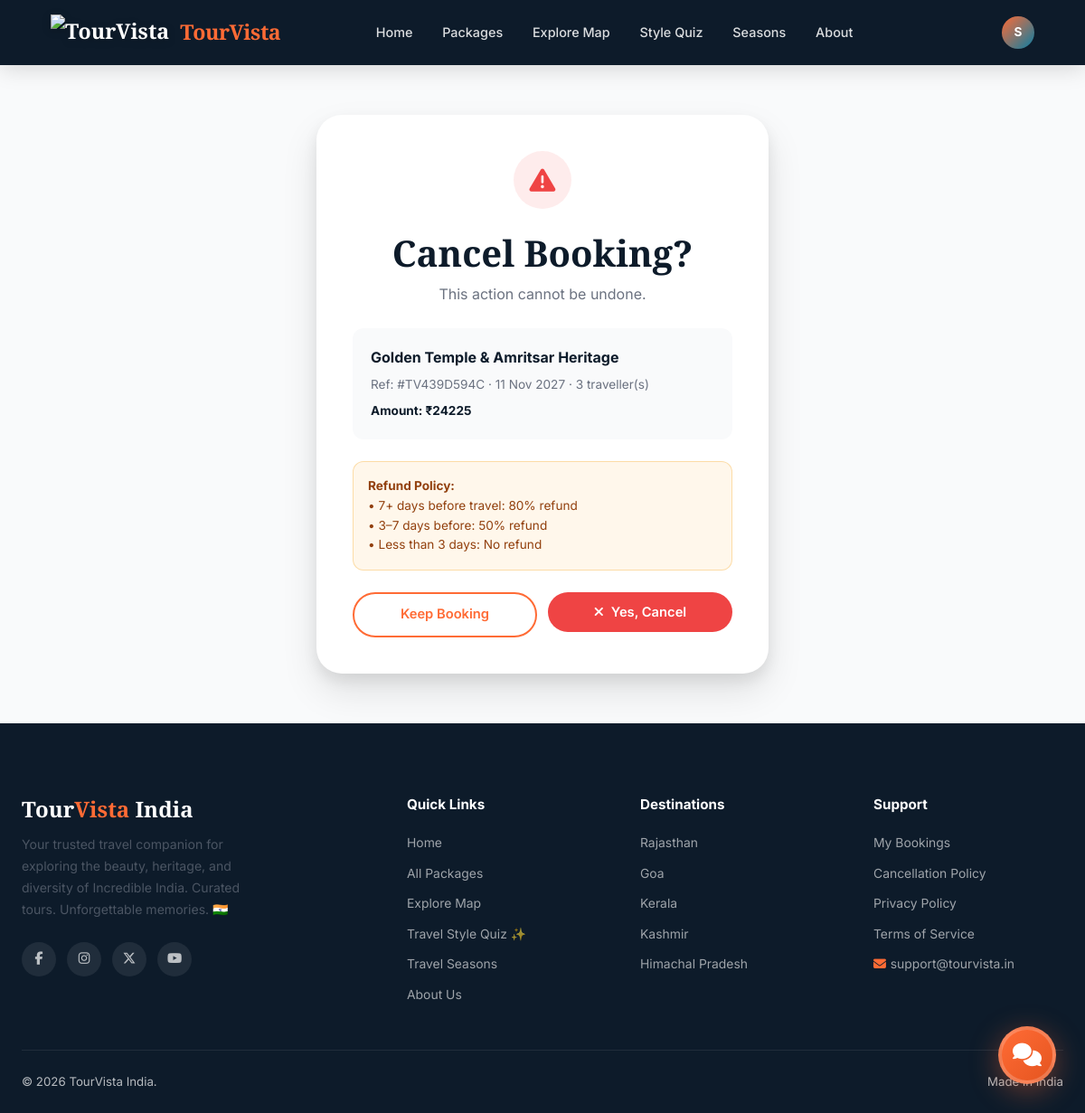
/bookings/cancel/TV439D594C/ (signed in), run on the app's committed database.
### bookings/models.py (models this page shows, shortened)
class Booking(models.Model):
    booking_ref = models.CharField(max_length=12, unique=True, blank=True)
    user = models.ForeignKey(User, on_delete=models.CASCADE, related_name='bookings')
    package = models.ForeignKey(TourPackage, on_delete=models.CASCADE, related_name='bookings')
    first_name = models.CharField(max_length=50)
    last_name = models.CharField(max_length=50)
    email = models.EmailField()
    phone = models.CharField(max_length=15)
    num_travellers = models.PositiveIntegerField(default=1)
    travel_date = models.DateField()
    special_requests = models.TextField(blank=True)
    price_per_person = models.DecimalField(max_digits=10, decimal_places=2)
    total_amount = models.DecimalField(max_digits=12, decimal_places=2)
    status = models.CharField(max_length=20, choices=BOOKING_STATUS, default='pending')
    created_at = models.DateTimeField(auto_now_add=True)
    updated_at = models.DateTimeField(auto_now=True)
    class Meta:
        ordering = ['-created_at']

### core/models.py (models this page shows, shortened)
class TourPackage(models.Model):
    title = models.CharField(max_length=255)
    slug = models.SlugField(unique=True, blank=True)
    destination = models.ForeignKey(Destination, on_delete=models.SET_NULL, null=True, blank=True)
    state = models.CharField(max_length=50, choices=INDIAN_STATES, default='rajasthan')
    description = models.TextField()
    highlights = models.TextField(blank=True, help_text="One highlight per line")
    itinerary = models.TextField(blank=True, help_text="Day-wise itinerary")
    inclusions = models.TextField(blank=True)
    exclusions = models.TextField(blank=True)
    duration_days = models.PositiveIntegerField(default=3)
    max_group_size = models.PositiveIntegerField(default=20)
    price_per_person = models.DecimalField(max_digits=10, decimal_places=2)
    discount_percent = models.PositiveIntegerField(default=0)
    difficulty = models.CharField(max_length=20, choices=DIFFICULTY_LEVELS, default='easy')
    best_season = models.CharField(max_length=20, choices=SEASONS, default='all')
    transportation = models.CharField(max_length=30, choices=TRANSPORT_CHOICES, default='flight')
    accommodation = models.CharField(max_length=30, choices=ACCOMMODATION_CHOICES, default='hotel')
    hotel_name = models.CharField(max_length=255, blank=True, help_text="Specific hotel name, e.g. Taj Lake Palace")
    hotel_star_rating = models.PositiveIntegerField(
        null=True, blank=True,
        choices=[(i, f'{i} Star') for i in range(1, 6)],
        help_text="Hotel star rating 1–5"
    )
    transport_details = models.CharField(max_length=255, blank=True, help_text="e.g. Indigo Flight + Private Innova Crysta")
    main_image = models.ImageField(upload_to='packages/', null=True, blank=True)
    image_2 = models.ImageField(upload_to='packages/', null=True, blank=True)
    image_3 = models.ImageField(upload_to='packages/', null=True, blank=True)
    image_4 = models.ImageField(upload_to='packages/', null=True, blank=True)
    is_featured = models.BooleanField(default=False)
    is_active = models.BooleanField(default=True)
    created_at = models.DateTimeField(auto_now_add=True)
    updated_at = models.DateTimeField(auto_now=True)
    city_name = models.CharField(max_length=100, blank=True, help_text="City name for weather API (e.g. Jaipur)")
    class Meta:
        ordering = ['-is_featured', '-created_at']

### bookings/views.py (the view)
# urls.py: path('cancel/<str:booking_ref>/', views.cancel_booking, name='cancel'),
@login_required
def cancel_booking(request, booking_ref):
    booking = get_object_or_404(Booking, booking_ref=booking_ref, user=request.user)
    if booking.status in ['cancelled', 'completed']:
        messages.warning(request, 'This booking cannot be cancelled.')
        return redirect('accounts:dashboard')
    if request.method == 'POST':
        booking.status = 'cancelled'
        booking.save()
        messages.success(request, f'Booking #{booking.booking_ref} has been cancelled.')
        return redirect('accounts:dashboard')
    return render(request, 'bookings/cancel_confirm.html', {'booking': booking})

### templates/bookings/cancel_confirm.html (shortened to what this page needs)
{% extends 'base.html' %}
{% block content %}
<div style="min-height:100vh;display:flex;align-items:center;justify-content:center;background:var(--gray-50);padding-top:var(--navbar-height)">
  <div style="background:white;border-radius:var(--radius-xl);padding:2.5rem;max-width:500px;width:100%;margin:1rem;box-shadow:var(--shadow-lg)">
    <div style="width:64px;height:64px;background:rgba(239,68,68,.1);border-radius:50%;display:flex;align-items:center;justify-content:center;margin:0 auto 1.5rem;font-size:1.8rem;color:var(--danger)">
      <i class="fas fa-exclamation-triangle"></i>
    </div>
    <h2 style="text-align:center;color:var(--navy);margin-bottom:.5rem">Cancel Booking?</h2>
    <p style="text-align:center;color:var(--gray-500);margin-bottom:1.5rem">This action cannot be undone.</p>
    <div style="background:var(--gray-50);border-radius:var(--radius);padding:1.25rem;margin-bottom:1.5rem">
      <div style="font-weight:700;color:var(--navy);margin-bottom:.4rem">{{ booking.package.title }}</div>
      <div style="font-size:.85rem;color:var(--gray-500)">Ref: #{{ booking.booking_ref }} · {{ booking.travel_date|date:"d M Y" }} · {{ booking.num_travellers }} traveller(s)</div>
      <div style="font-size:.85rem;font-weight:700;color:var(--navy);margin-top:.5rem">Amount: ₹{{ booking.total_amount|floatformat:0 }}</div>
    </div>
    <div style="background:rgba(245,158,11,.08);border:1px solid rgba(245,158,11,.3);border-radius:var(--radius);padding:1rem;margin-bottom:1.5rem;font-size:.85rem;color:#92400E">
      <strong>Refund Policy:</strong><br>
      • 7+ days before travel: 80% refund<br>
      • 3–7 days before: 50% refund<br>
      • Less than 3 days: No refund
    </div>
    <div style="display:grid;grid-template-columns:1fr 1fr;gap:.75rem">
      <a href="{% url 'accounts:dashboard' %}" class="btn btn-outline" style="justify-content:center">Keep Booking</a>
      <form method="post">
        <button type="submit" class="btn w-100" style="background:var(--danger);color:white;justify-content:center">
          <i class="fas fa-times"></i> Yes, Cancel
        </button>
      </form>
    </div>
  </div>
</div>
{% endblock %}

### templates/base.html (shortened to what this page needs)
{% load static %}
<!DOCTYPE html>
<html lang="en">
<head>
  <link rel="stylesheet" href="https://cdnjs.cloudflare.com/ajax/libs/font-awesome/6.5.1/css/all.min.css">
  <link rel="stylesheet" href="{% static 'css/style.css' %}">
  <link rel="stylesheet" href="https://unpkg.com/leaflet@1.9.4/dist/leaflet.css">
  <link rel="stylesheet" href="https://unpkg.com/aos@2.3.1/dist/aos.css">
</head>
<body>
  <nav class="navbar {% block navbar_class %}solid{% endblock %}" id="main-navbar">
    <div class="container" style="display:flex;align-items:center;width:100%;gap:2rem">
      <a href="{% url 'core:home' %}" class="nav-brand" style="display:flex;align-items:center;gap:.75rem">
        <img src="{% static 'img/logo.png' %}" alt="TourVista"
          style="height:40px;width:auto;filter:drop-shadow(0 2px 4px rgba(0,0,0,.2))">
        <span style="font-family:'Playfair Display',serif;font-weight:700;letter-spacing:-0.02em">Tour<span
            style="color:var(--saffron)">Vista</span></span>
      </a>
      <div class="nav-links">
        <a href="{% url 'core:home' %}" {% if request.resolver_match.url_name == 'home' %}class="active" {% endif %}>Home</a>
        <a href="{% url 'core:packages' %}" {% if 'package' in request.resolver_match.url_name %}class="active" {% endif %}>Packages</a>
        <a href="{% url 'core:explore_map' %}">Explore Map</a>
        <a href="{% url 'features:quiz' %}" {% if request.resolver_match.url_name == 'quiz' %}class="active" {% endif %}>Style Quiz</a>
        <a href="{% url 'core:seasons' %}">Seasons</a>
        <a href="{% url 'core:about' %}">About</a>
      </div>
      <div class="nav-actions" style="margin-left:auto;flex-shrink:0">
        {% if user.is_authenticated %}
        <div class="nav-dropdown">
          <div class="nav-avatar" title="{{ user.username }}">
            {% if user.first_name %}{{ user.first_name.0|upper }}{% else %}{{ user.username.0|upper }}{% endif %}
          </div>
        </div>
        {% else %}
        <a href="{% url 'accounts:login' %}" class="btn btn-outline btn-sm"
          style="color:white;border-color:rgba(255,255,255,.4)">Login</a>
        <a href="{% url 'accounts:register' %}" class="btn btn-primary btn-sm">Sign Up Free</a>
        {% endif %}
      </div>
    </div>
  </nav>
  {% block content %}{% endblock %}
  <footer class="footer">
    <div class="container">
      <div class="footer-grid">
        <div class="footer-brand">
          <h3>Tour<span>Vista</span> India</h3>
          <p>Your trusted travel companion for exploring the beauty, heritage, and diversity of Incredible India.
            Curated tours. Unforgettable memories. 🇮🇳</p>
          <div class="footer-social">
            <a href="#" aria-label="Facebook"><i class="fab fa-facebook-f"></i></a>
            <a href="#" aria-label="Instagram"><i class="fab fa-instagram"></i></a>
            <a href="#" aria-label="Twitter"><i class="fab fa-x-twitter"></i></a>
            <a href="#" aria-label="YouTube"><i class="fab fa-youtube"></i></a>
          </div>
        </div>
        <div class="footer-col">
          <h4>Quick Links</h4>
          <ul>
            <li><a href="{% url 'core:home' %}">Home</a></li>
            <li><a href="{% url 'core:packages' %}">All Packages</a></li>
            <li><a href="{% url 'core:explore_map' %}">Explore Map</a></li>
            <li><a href="{% url 'features:quiz' %}">Travel Style Quiz ✨</a></li>
            <li><a href="{% url 'core:seasons' %}">Travel Seasons</a></li>
            <li><a href="{% url 'core:about' %}">About Us</a></li>
          </ul>
        </div>
        <div class="footer-col">
          <h4>Destinations</h4>
          <ul>
            <li><a href="{% url 'core:packages' %}?state=rajasthan">Rajasthan</a></li>
            <li><a href="{% url 'core:packages' %}?state=goa">Goa</a></li>
            <li><a href="{% url 'core:packages' %}?state=kerala">Kerala</a></li>
            <li><a href="{% url 'core:packages' %}?state=kashmir">Kashmir</a></li>
            <li><a href="{% url 'core:packages' %}?state=himachal_pradesh">Himachal Pradesh</a></li>
          </ul>
        </div>
        <div class="footer-col">
          <h4>Support</h4>
          <ul>
            <li><a href="{% url 'accounts:dashboard' %}">My Bookings</a></li>
            <li><a href="#">Cancellation Policy</a></li>
            <li><a href="#">Privacy Policy</a></li>
            <li><a href="#">Terms of Service</a></li>
            <li><a href="mailto:support@tourvista.in"><i class="fas fa-envelope"
                  style="margin-right:.3rem;color:#FF6B35"></i>support@tourvista.in</a></li>
          </ul>
        </div>
      </div>
      <div class="footer-bottom">
        <span>© {% now "Y" %} TourVista India.</span>
        <span>Made in India </span>
      </div>
    </div>
  </footer>
  <div class="chatbot-bubble">
    <button class="chatbot-toggle" id="chatbot-toggle" aria-label="Open chat assistant" aria-expanded="false">
      <i class="fas fa-comments"></i>
    </button>
  </div>
</body>
</html>

### data on the page
Booking: package "Golden Temple & Amritsar Heritage", booking_ref "TV439D594C", travel_date "11 Nov 2027", num_travellers "3", total_amount "24225"

### other printed values
{{ user.first_name.0|upper }} "S"
